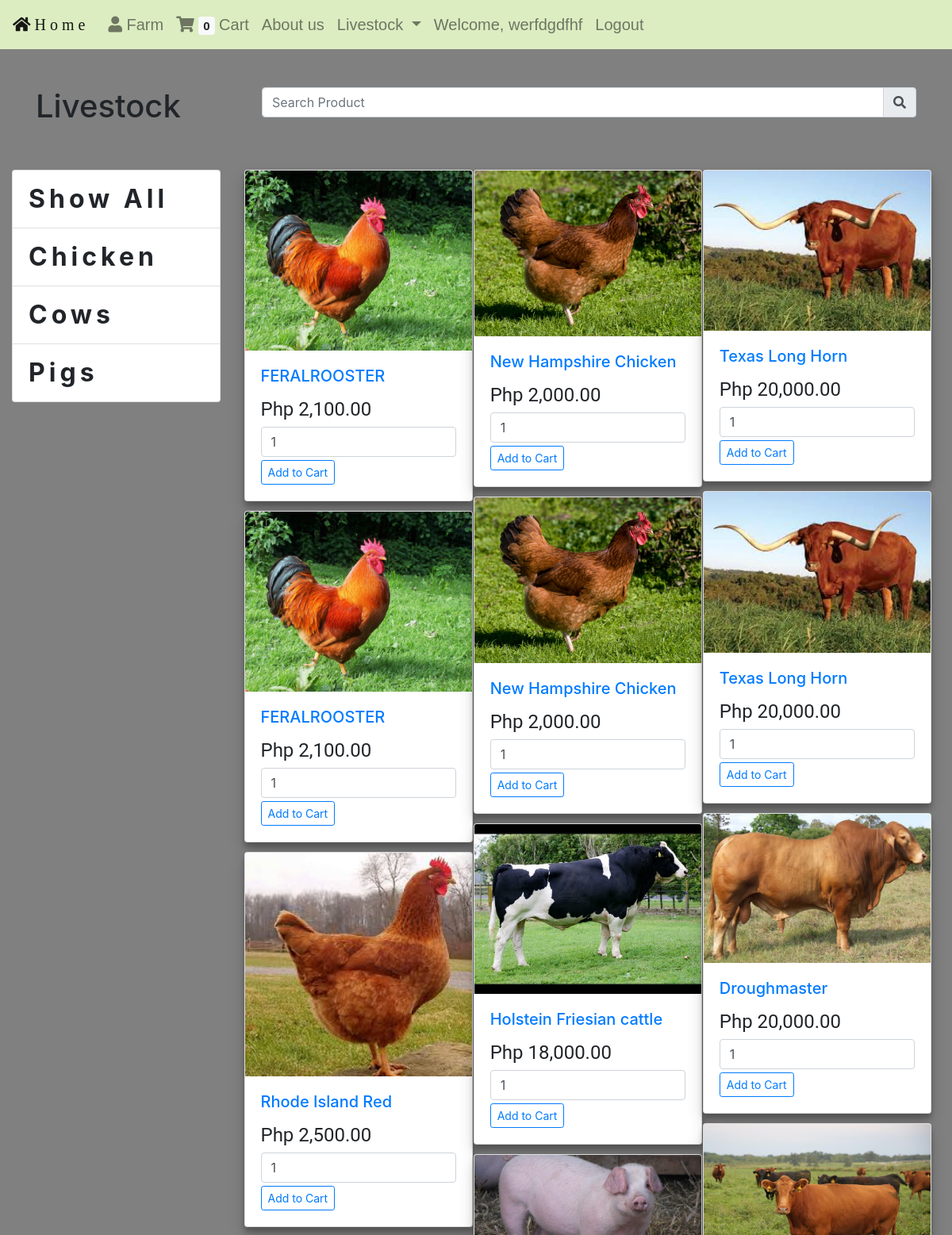
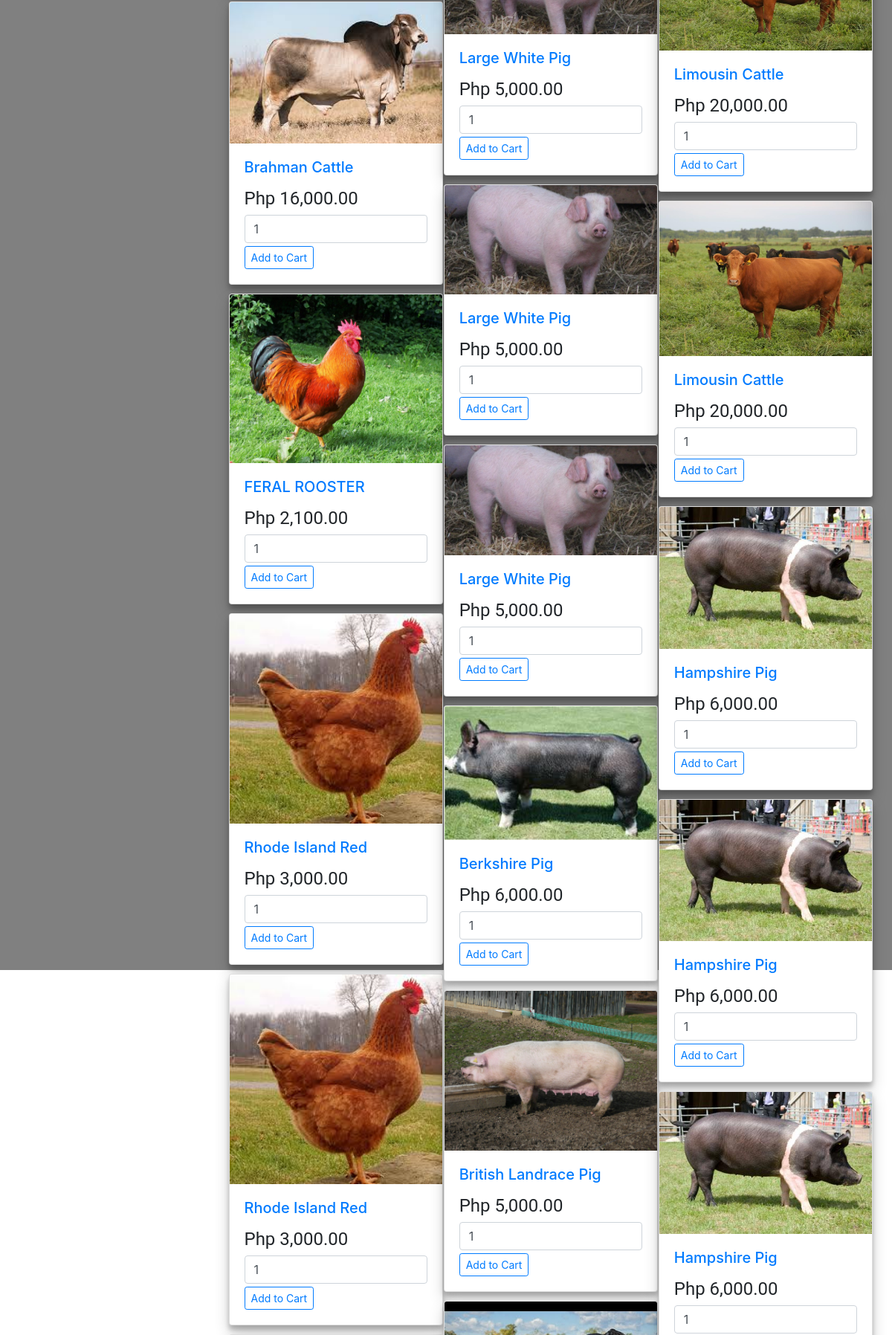
Screenshot of /views/farm.php (signed in, upper part) with the database file from the repository (2 pictures, top to bottom).
### tables this page shows
CREATE TABLE `categories` (
  `id` int(11) NOT NULL AUTO_INCREMENT,
  `name` varchar(255) DEFAULT NULL,
  PRIMARY KEY (`id`)
);

CREATE TABLE `items` (
  `id` int(11) NOT NULL AUTO_INCREMENT,
  `item_name` varchar(255) DEFAULT NULL,
  `price` decimal(10,0) DEFAULT NULL,
  `description` text NOT NULL,
  `image` varchar(255) DEFAULT NULL,
  `category_id` int(11) DEFAULT NULL,
  PRIMARY KEY (`id`),
  KEY `category_id` (`category_id`),
  CONSTRAINT `items_ibfk_1` FOREIGN KEY (`category_id`) REFERENCES `categories` (`id`)
);

### controllers/get_categories.php (called while the page is built)
<?php
require_once("connect.php");
$sql = "SELECT * FROM categories";
$result = mysqli_query($conn, $sql);
if($result) {
	$categories = mysqli_fetch_all($result, MYSQLI_ASSOC);
}
?>

### controllers/get_product.php (called while the page is built, shortened)
<?php
require_once("connect.php");
$sql = "SELECT * FROM items";
$result = mysqli_query($conn, $sql);
if($result) {
	$items = mysqli_fetch_all($result, MYSQLI_ASSOC);
}

### views/farm.php (the view, shortened to what this page needs)
<?php
require_once("../controllers/connect.php");
require_once("../controllers/get_categories.php");
require_once("../controllers/get_product.php");
require_once("../partials/start_body.php");
?>
	<?php require_once("../partials/navbar.php"); ?>
	<main id="main" class="role farm-product">
		<div class="container">
			<div class="row pt-5">
				<div class="col-md-3">
					<h1 class="text-left">Livestock</h1>
				</div>
				<div class="col">
					<div class="input-group">
						<input id="search-form" type="text" name="search" class="form-control" placeholder="Search Product">
						<div class="input-group-append">
							<span class="input-group-text" id="search-icon"><i class="fas fa-search"></i></span>
						</div>
					</div>
				</div>
			</div>
		</div>
		<div class="container-fluid mt-5">
			<section class="row">
				<div class="category-container col-md-3">
					<ul class="livestock list-group">
						<li class="list-group-item" id="showAll"> Show All</li>
						<?php foreach($categories as $category): ?>
							<li class="list-group-item" id="<?php echo $category['id'] ?>"> <?php echo $category["name"] ?></li>
						<?php endforeach; ?>
					</ul>
				</div>
				<div class="products-container col-md-9">
					<div class="card-columns">
						<?php foreach($items as $item): ?>
							<div class="card" style="width: 18rem;">
								<img class="card-img-top" src="../app/assets/images/<?php echo $item['image'] ?>" alt="Card image cap">
								<div class="card-body">
									<h5 class="card-title">
										<a href="product.php?id=<?php echo $item['id'] ?>"><?php echo $item['item_name'] ?></a>
									</h5>
									<p class="card-text mb-1">Php <?php echo number_format($item['price'], 2, ".", ",") ?></p>
									<input type="number" class="form-control" value=1>
									<button data-id="<?php echo $item["id"] ?>" class="add-cart btn btn-sm btn-outline-primary mt-1"> Add to Cart </button>
								</div>
							</div>
						<?php endforeach; ?>
					</div>
				</div>
			</section>
		</div>
	</main>
	<?php require_once("../partials/end_body.php") ?>

### views/style.css (style rules this page uses)
body { overflow-x: hidden; }
img { max-width: 100%; overflow-y: hidden; overflow-x: hidden; }
.card { box-shadow: 0 10px 20px rgba(0,0,0,0.19), 0 6px 6px rgba(0,0,0,0.23); }
.card-text { font-size: 24px; font-weight: 300%; font-family: roboto; }
section { width: 100%; height: 120vh; box-sizing: border-box; }
.livestock { font-size: 32px; font-weight: bolder; letter-spacing: 5px; }
.farm-product { background: gray; height: 350vh; }

### rows the page displays
categories: name "Chicken"
categories: name "Cows"
categories: name "Pigs"
items: image (picture), item_name "FERALROOSTER", price "2,100.00"
items: image (picture), item_name "FERALROOSTER", price "2,100.00"
items: image (picture), item_name "Rhode Island Red", price "2,500.00"
items: image (picture), item_name "Brahman Cattle", price "16,000.00"
items: image (picture), item_name "FERAL ROOSTER", price "2,100.00"
items: image (picture), item_name "Rhode Island Red", price "3,000.00"
items: image (picture), item_name "Rhode Island Red", price "3,000.00"
items: image (picture), item_name "New Hampshire Chicken", price "2,000.00"
items: image (picture), item_name "New Hampshire Chicken", price "2,000.00"
items: image (picture), item_name "Holstein Friesian cattle", price "18,000.00"
items: image (picture), item_name "Large White Pig", price "5,000.00"
items: image (picture), item_name "Large White Pig", price "5,000.00"
items: image (picture), item_name "Large White Pig", price "5,000.00"
items: image (picture), item_name "Berkshire Pig", price "6,000.00"
items: image (picture), item_name "British Landrace Pig", price "5,000.00"
items: image (picture)
items: image (picture), item_name "Texas Long Horn", price "20,000.00"
items: image (picture), item_name "Texas Long Horn", price "20,000.00"
items: image (picture), item_name "Droughmaster", price "20,000.00"
items: image (picture), item_name "Limousin Cattle", price "20,000.00"
items: image (picture), item_name "Limousin Cattle", price "20,000.00"
items: image (picture), item_name "Hampshire Pig", price "6,000.00"
items: image (picture), item_name "Hampshire Pig", price "6,000.00"
items: image (picture), item_name "Hampshire Pig", price "6,000.00"

### other values shown
$_SESSION["user"]["username"] "werfdgdfhf"
